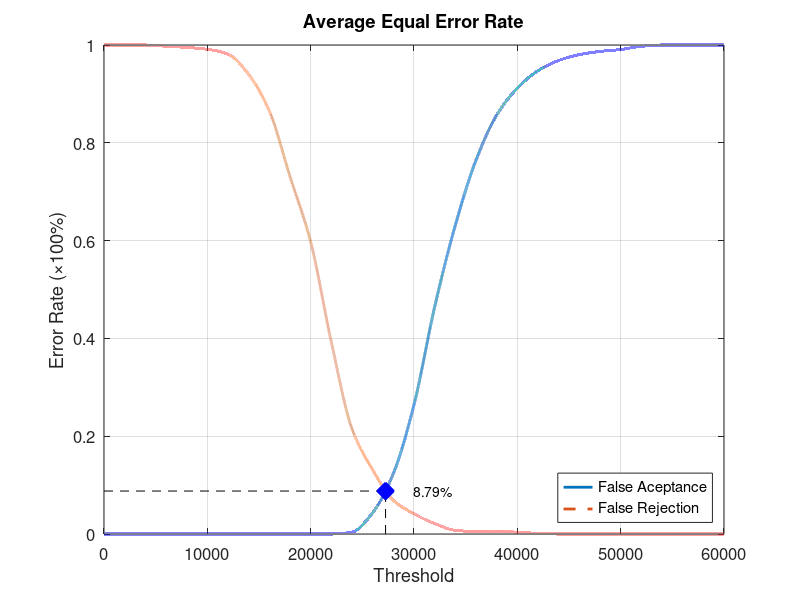
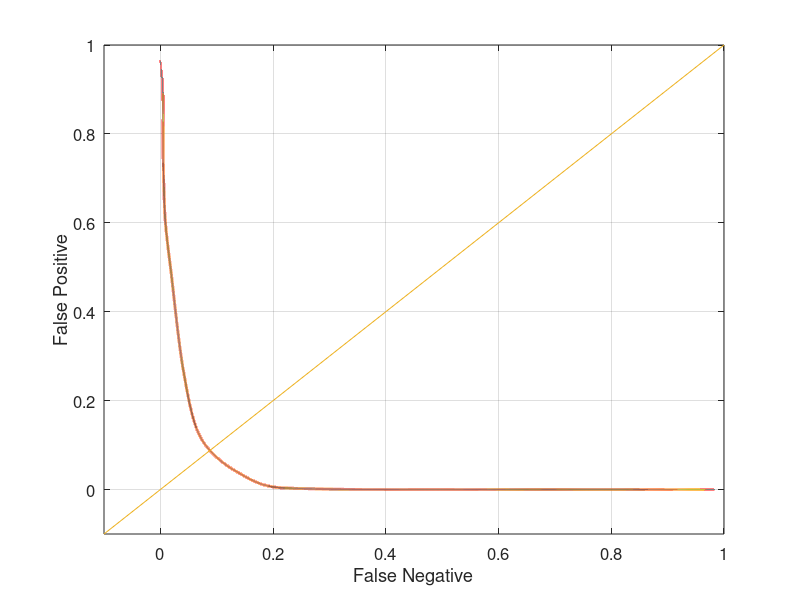

These figures' MATLAB source, in order:
function yEER = Experiment5Average
close all;
clear;
clc;
x = 0:2000:60000;
xq = 0:0.5:60000;

y0 = [0 0 0 0 0 0 0 0 0 0 0 0 0.00394737 0.0434211 0.123684 0.264474 0.464474 0.631579 0.764474 0.856579 0.911842 0.947368 0.968421 0.980263 0.986842 0.990789 0.997368 1 1 1 1];
yy0 = interp1(x, y0, xq, 'pchip');
y1 = [1 1 1 0.9975 0.995 0.99125 0.98125 0.94 0.865 0.73125 0.5975 0.3925 0.215 0.13125 0.06875 0.04125 0.02125 0.0075 0.005 0.005 0.00375 0.00125 0 0 0 0 0 0 0 0 0];
yy1 = interp1(x, y1, xq, 'pchip');

% Calculating EER: 
y2 = abs(y0 - y1);
find(y2 == min(y2))
yy2 = abs(yy0 - yy1);
xEER = find(yy2 == min(yy2));
xEERIndex = xq(xEER) % X-axis EER
yEER = yy0(xEER) % Y-axis EER

main = figure
plot(xq, yy0,'-','LineWidth', 2);	hold on
plot(xq, yy1,'--','LineWidth', 2);	hold on
plot([xEERIndex xEERIndex], [0 yEER], 'k--');	hold on
plot([0 xEERIndex], [yEER yEER], 'k--');	hold on
plot(xEERIndex, yEER, 'bx', 'LineWidth', 10);	hold on
text(xEERIndex + 10 * xEERIndex / 100, yEER, [num2str(round((10000 * yEER)) / 100) '%'])
legend('False Aceptance', 'False Rejection', 'Location', 'SouthEast')
xlabel('Threshold')
ylabel('Error Rate (\times100%)')
title('Average Equal Error Rate')
set(gca, 'FontSize', 12)
axis([0 60000 0 1])
grid on

print(main, 'Experiment5AverageMain', '-dpng');
FNRxFPR = figure('Color', [1 1 1]);
plot(yy1, yy0, '-', yy1, yy0, 'LineWidth', 2);
hold on
y = -0.1:0.1:1
plot(y, y); 
set(gca, 'FontSize', 12)
xlabel('False Negative')
ylabel('False Positive')
axis([-0.1 1 -0.1 1])
set(gca, 'FontSize', 12)
grid on

print(FNRxFPR, 'Experiment5AverageFNRxFPR','-dpng');
end
